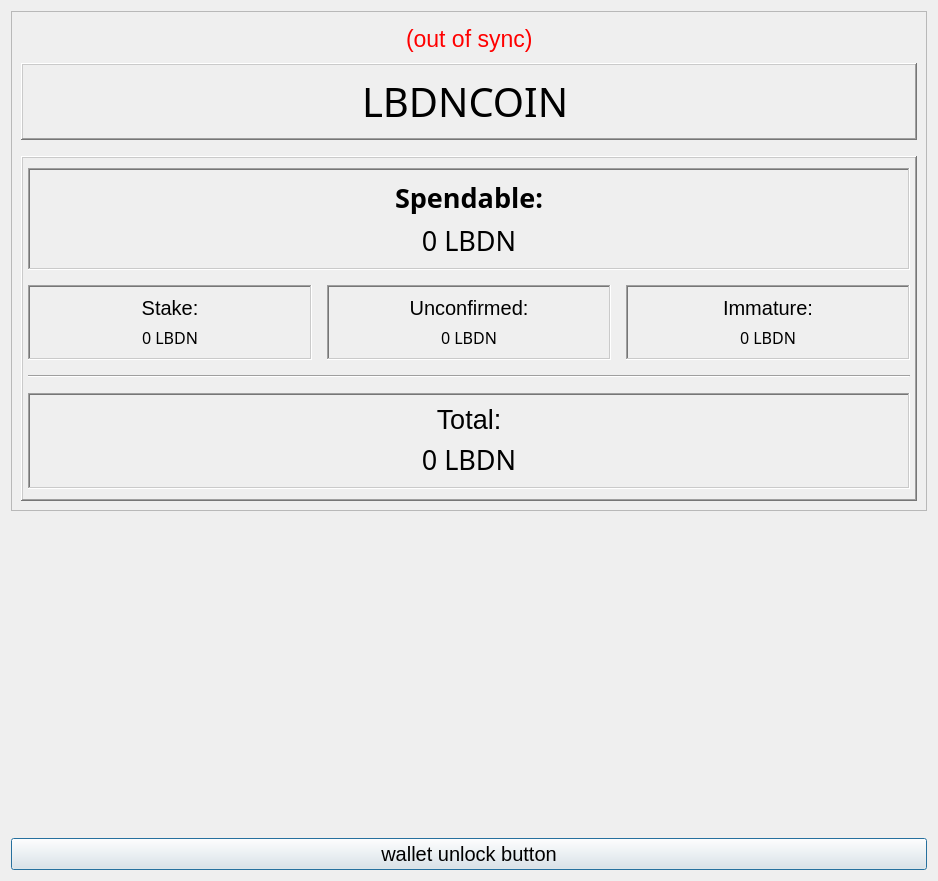
<?xml version="1.0" encoding="UTF-8"?>
<ui version="4.0">
 <class>OverviewPage</class>
 <widget class="QWidget" name="OverviewPage">
  <property name="geometry">
   <rect>
    <x>0</x>
    <y>0</y>
    <width>938</width>
    <height>881</height>
   </rect>
  </property>
  <property name="windowTitle">
   <string>Form</string>
  </property>
  <property name="styleSheet">
   <string notr="true"/>
  </property>
  <layout class="QHBoxLayout" name="horizontalLayout" stretch="0">
   <item>
    <layout class="QVBoxLayout" name="verticalLayout">
     <item>
      <widget class="QFrame" name="frame">
       <property name="frameShape">
        <enum>QFrame::StyledPanel</enum>
       </property>
       <property name="frameShadow">
        <enum>QFrame::Raised</enum>
       </property>
       <layout class="QVBoxLayout" name="verticalLayout_1">
        <item>
         <spacer name="verticalSpacer">
          <property name="orientation">
           <enum>Qt::Vertical</enum>
          </property>
          <property name="sizeType">
           <enum>QSizePolicy::Fixed</enum>
          </property>
          <property name="sizeHint" stdset="0">
           <size>
            <width>20</width>
            <height>5</height>
           </size>
          </property>
         </spacer>
        </item>
        <item>
         <layout class="QHBoxLayout" name="horizontalLayout_3">
          <item>
           <spacer name="horizontalSpacer_2">
            <property name="orientation">
             <enum>Qt::Horizontal</enum>
            </property>
            <property name="sizeHint" stdset="0">
             <size>
              <width>40</width>
              <height>20</height>
             </size>
            </property>
           </spacer>
          </item>
          <item>
           <widget class="QLabel" name="labelWalletStatus">
            <property name="font">
             <font>
              <pointsize>17</pointsize>
             </font>
            </property>
            <property name="toolTip">
             <string>The displayed information may be out of date. Your wallet automatically synchronizes with the LightBurden network after a connection is established, but this process has not completed yet.</string>
            </property>
            <property name="styleSheet">
             <string notr="true">QLabel { color: red; }</string>
            </property>
            <property name="text">
             <string notr="true">(out of sync)</string>
            </property>
            <property name="alignment">
             <set>Qt::AlignLeading|Qt::AlignLeft|Qt::AlignVCenter</set>
            </property>
           </widget>
          </item>
          <item>
           <spacer name="horizontalSpacer_4">
            <property name="orientation">
             <enum>Qt::Horizontal</enum>
            </property>
            <property name="sizeHint" stdset="0">
             <size>
              <width>40</width>
              <height>20</height>
             </size>
            </property>
           </spacer>
          </item>
         </layout>
        </item>
        <item>
         <spacer name="verticalSpacer_5">
          <property name="orientation">
           <enum>Qt::Vertical</enum>
          </property>
          <property name="sizeType">
           <enum>QSizePolicy::Fixed</enum>
          </property>
          <property name="sizeHint" stdset="0">
           <size>
            <width>20</width>
            <height>5</height>
           </size>
          </property>
         </spacer>
        </item>
        <item>
         <widget class="QFrame" name="QFramHeader">
          <property name="frameShape">
           <enum>QFrame::WinPanel</enum>
          </property>
          <property name="frameShadow">
           <enum>QFrame::Raised</enum>
          </property>
          <layout class="QHBoxLayout" name="horizontalLayout_4">
           <property name="sizeConstraint">
            <enum>QLayout::SetDefaultConstraint</enum>
           </property>
           <property name="leftMargin">
            <number>1</number>
           </property>
           <item>
            <spacer name="horizontalSpacer">
             <property name="orientation">
              <enum>Qt::Horizontal</enum>
             </property>
             <property name="sizeHint" stdset="0">
              <size>
               <width>40</width>
               <height>20</height>
              </size>
             </property>
            </spacer>
           </item>
           <item>
            <widget class="QLabel" name="label_5">
             <property name="font">
              <font>
               <family>Century Gothic</family>
               <pointsize>30</pointsize>
               <weight>50</weight>
               <italic>false</italic>
               <bold>false</bold>
              </font>
             </property>
             <property name="text">
              <string>LBDNCOIN</string>
             </property>
            </widget>
           </item>
           <item>
            <spacer name="horizontalSpacer_3">
             <property name="orientation">
              <enum>Qt::Horizontal</enum>
             </property>
             <property name="sizeType">
              <enum>QSizePolicy::Expanding</enum>
             </property>
             <property name="sizeHint" stdset="0">
              <size>
               <width>160</width>
               <height>20</height>
              </size>
             </property>
            </spacer>
           </item>
          </layout>
         </widget>
        </item>
        <item>
         <spacer name="verticalSpacer_3">
          <property name="orientation">
           <enum>Qt::Vertical</enum>
          </property>
          <property name="sizeType">
           <enum>QSizePolicy::Fixed</enum>
          </property>
          <property name="sizeHint" stdset="0">
           <size>
            <width>20</width>
            <height>10</height>
           </size>
          </property>
         </spacer>
        </item>
        <item>
         <widget class="QFrame" name="Q">
          <property name="frameShape">
           <enum>QFrame::WinPanel</enum>
          </property>
          <property name="frameShadow">
           <enum>QFrame::Raised</enum>
          </property>
          <property name="lineWidth">
           <number>5</number>
          </property>
          <property name="midLineWidth">
           <number>5</number>
          </property>
          <layout class="QGridLayout" name="gridLayout">
           <property name="sizeConstraint">
            <enum>QLayout::SetDefaultConstraint</enum>
           </property>
           <property name="leftMargin">
            <number>5</number>
           </property>
           <property name="topMargin">
            <number>10</number>
           </property>
           <property name="rightMargin">
            <number>5</number>
           </property>
           <property name="bottomMargin">
            <number>10</number>
           </property>
           <property name="spacing">
            <number>15</number>
           </property>
           <item row="2" column="0" colspan="3">
            <layout class="QVBoxLayout" name="verticalLayout_6">
             <item>
              <widget class="Line" name="line">
               <property name="orientation">
                <enum>Qt::Horizontal</enum>
               </property>
              </widget>
             </item>
            </layout>
           </item>
           <item row="0" column="0" colspan="3">
            <widget class="QFrame" name="QframeSpendable">
             <property name="frameShape">
              <enum>QFrame::WinPanel</enum>
             </property>
             <property name="frameShadow">
              <enum>QFrame::Sunken</enum>
             </property>
             <layout class="QVBoxLayout" name="verticalLayout_2">
              <item>
               <widget class="QLabel" name="label">
                <property name="font">
                 <font>
                  <family>Century Gothic</family>
                  <pointsize>20</pointsize>
                  <weight>75</weight>
                  <italic>false</italic>
                  <bold>true</bold>
                 </font>
                </property>
                <property name="styleSheet">
                 <string notr="true"/>
                </property>
                <property name="frameShape">
                 <enum>QFrame::NoFrame</enum>
                </property>
                <property name="frameShadow">
                 <enum>QFrame::Plain</enum>
                </property>
                <property name="text">
                 <string>Spendable:</string>
                </property>
                <property name="alignment">
                 <set>Qt::AlignCenter</set>
                </property>
               </widget>
              </item>
              <item>
               <widget class="QLabel" name="labelBalance">
                <property name="font">
                 <font>
                  <family>Century Gothic</family>
                  <pointsize>20</pointsize>
                  <weight>50</weight>
                  <italic>false</italic>
                  <bold>false</bold>
                 </font>
                </property>
                <property name="cursor">
                 <cursorShape>IBeamCursor</cursorShape>
                </property>
                <property name="toolTip">
                 <string>Your current spendable balance</string>
                </property>
                <property name="autoFillBackground">
                 <bool>false</bool>
                </property>
                <property name="styleSheet">
                 <string notr="true"/>
                </property>
                <property name="frameShape">
                 <enum>QFrame::NoFrame</enum>
                </property>
                <property name="text">
                 <string notr="true">0 LBDN</string>
                </property>
                <property name="alignment">
                 <set>Qt::AlignCenter</set>
                </property>
                <property name="wordWrap">
                 <bool>false</bool>
                </property>
                <property name="textInteractionFlags">
                 <set>Qt::LinksAccessibleByMouse|Qt::TextSelectableByKeyboard|Qt::TextSelectableByMouse</set>
                </property>
               </widget>
              </item>
             </layout>
            </widget>
           </item>
           <item row="1" column="0">
            <widget class="QFrame" name="QFrameStake">
             <property name="frameShape">
              <enum>QFrame::WinPanel</enum>
             </property>
             <property name="frameShadow">
              <enum>QFrame::Sunken</enum>
             </property>
             <layout class="QVBoxLayout" name="verticalLayout_3">
              <item>
               <widget class="QLabel" name="label_6">
                <property name="font">
                 <font>
                  <pointsize>15</pointsize>
                 </font>
                </property>
                <property name="text">
                 <string>Stake:</string>
                </property>
                <property name="alignment">
                 <set>Qt::AlignCenter</set>
                </property>
               </widget>
              </item>
              <item>
               <widget class="QLabel" name="labelStake">
                <property name="font">
                 <font>
                  <family>Century Gothic</family>
                  <pointsize>12</pointsize>
                  <weight>50</weight>
                  <italic>false</italic>
                  <bold>false</bold>
                 </font>
                </property>
                <property name="cursor">
                 <cursorShape>IBeamCursor</cursorShape>
                </property>
                <property name="toolTip">
                 <string>Total of coins that was staked, and do not yet count toward the current balance</string>
                </property>
                <property name="text">
                 <string notr="true">0 LBDN</string>
                </property>
                <property name="alignment">
                 <set>Qt::AlignCenter</set>
                </property>
                <property name="textInteractionFlags">
                 <set>Qt::LinksAccessibleByMouse|Qt::TextSelectableByKeyboard|Qt::TextSelectableByMouse</set>
                </property>
               </widget>
              </item>
             </layout>
            </widget>
           </item>
           <item row="1" column="2">
            <widget class="QFrame" name="QFrameImature">
             <property name="frameShape">
              <enum>QFrame::WinPanel</enum>
             </property>
             <property name="frameShadow">
              <enum>QFrame::Sunken</enum>
             </property>
             <layout class="QVBoxLayout" name="verticalLayout_5">
              <item>
               <widget class="QLabel" name="labelImmatureText">
                <property name="font">
                 <font>
                  <pointsize>15</pointsize>
                 </font>
                </property>
                <property name="text">
                 <string>Immature:</string>
                </property>
                <property name="alignment">
                 <set>Qt::AlignCenter</set>
                </property>
               </widget>
              </item>
              <item>
               <widget class="QLabel" name="labelImmature">
                <property name="font">
                 <font>
                  <family>Century Gothic</family>
                  <pointsize>12</pointsize>
                  <weight>50</weight>
                  <italic>false</italic>
                  <bold>false</bold>
                 </font>
                </property>
                <property name="toolTip">
                 <string>Mined balance that has not yet matured</string>
                </property>
                <property name="frameShape">
                 <enum>QFrame::NoFrame</enum>
                </property>
                <property name="text">
                 <string notr="true">0 LBDN</string>
                </property>
                <property name="alignment">
                 <set>Qt::AlignCenter</set>
                </property>
                <property name="textInteractionFlags">
                 <set>Qt::LinksAccessibleByMouse|Qt::TextSelectableByKeyboard|Qt::TextSelectableByMouse</set>
                </property>
               </widget>
              </item>
             </layout>
            </widget>
           </item>
           <item row="1" column="1">
            <widget class="QFrame" name="QFrameUncorfimed">
             <property name="frameShape">
              <enum>QFrame::WinPanel</enum>
             </property>
             <property name="frameShadow">
              <enum>QFrame::Sunken</enum>
             </property>
             <layout class="QVBoxLayout" name="verticalLayout_4">
              <item>
               <widget class="QLabel" name="label_3">
                <property name="font">
                 <font>
                  <pointsize>15</pointsize>
                 </font>
                </property>
                <property name="text">
                 <string>Unconfirmed:</string>
                </property>
                <property name="alignment">
                 <set>Qt::AlignCenter</set>
                </property>
               </widget>
              </item>
              <item>
               <widget class="QLabel" name="labelUnconfirmed">
                <property name="font">
                 <font>
                  <family>Century Gothic</family>
                  <pointsize>12</pointsize>
                  <weight>50</weight>
                  <italic>false</italic>
                  <bold>false</bold>
                 </font>
                </property>
                <property name="cursor">
                 <cursorShape>IBeamCursor</cursorShape>
                </property>
                <property name="toolTip">
                 <string>Total of transactions that have yet to be confirmed, and do not yet count toward the current balance</string>
                </property>
                <property name="text">
                 <string notr="true">0 LBDN</string>
                </property>
                <property name="alignment">
                 <set>Qt::AlignCenter</set>
                </property>
                <property name="textInteractionFlags">
                 <set>Qt::LinksAccessibleByMouse|Qt::TextSelectableByKeyboard|Qt::TextSelectableByMouse</set>
                </property>
               </widget>
              </item>
             </layout>
            </widget>
           </item>
           <item row="3" column="0" colspan="3">
            <widget class="QFrame" name="QFrameTotal">
             <property name="frameShape">
              <enum>QFrame::WinPanel</enum>
             </property>
             <property name="frameShadow">
              <enum>QFrame::Sunken</enum>
             </property>
             <layout class="QVBoxLayout" name="verticalLayout_7">
              <item>
               <widget class="QLabel" name="labelTotalText">
                <property name="font">
                 <font>
                  <pointsize>20</pointsize>
                 </font>
                </property>
                <property name="text">
                 <string>Total:</string>
                </property>
                <property name="alignment">
                 <set>Qt::AlignCenter</set>
                </property>
               </widget>
              </item>
              <item>
               <widget class="QLabel" name="labelTotal">
                <property name="font">
                 <font>
                  <family>Century Gothic</family>
                  <pointsize>20</pointsize>
                  <weight>50</weight>
                  <italic>false</italic>
                  <bold>false</bold>
                 </font>
                </property>
                <property name="cursor">
                 <cursorShape>IBeamCursor</cursorShape>
                </property>
                <property name="toolTip">
                 <string>Your current total balance</string>
                </property>
                <property name="text">
                 <string notr="true">0 LBDN</string>
                </property>
                <property name="alignment">
                 <set>Qt::AlignCenter</set>
                </property>
                <property name="textInteractionFlags">
                 <set>Qt::LinksAccessibleByMouse|Qt::TextSelectableByKeyboard|Qt::TextSelectableByMouse</set>
                </property>
               </widget>
              </item>
             </layout>
            </widget>
           </item>
          </layout>
         </widget>
        </item>
       </layout>
      </widget>
     </item>
     <item>
      <spacer name="verticalSpacer_2">
       <property name="orientation">
        <enum>Qt::Vertical</enum>
       </property>
       <property name="sizeHint" stdset="0">
        <size>
         <width>20</width>
         <height>40</height>
        </size>
       </property>
      </spacer>
     </item>
     <item>
      <widget class="QPushButton" name="unlockWalletButton">
       <property name="sizePolicy">
        <sizepolicy hsizetype="Minimum" vsizetype="Fixed">
         <horstretch>0</horstretch>
         <verstretch>0</verstretch>
        </sizepolicy>
       </property>
       <property name="maximumSize">
        <size>
         <width>16777214</width>
         <height>16777214</height>
        </size>
       </property>
       <property name="font">
        <font>
         <pointsize>15</pointsize>
        </font>
       </property>
       <property name="toolTip">
        <string/>
       </property>
       <property name="styleSheet">
        <string notr="true"/>
       </property>
       <property name="text">
        <string>wallet unlock button</string>
       </property>
       <property name="checkable">
        <bool>false</bool>
       </property>
       <property name="autoDefault">
        <bool>false</bool>
       </property>
       <property name="default">
        <bool>true</bool>
       </property>
       <property name="flat">
        <bool>false</bool>
       </property>
      </widget>
     </item>
    </layout>
   </item>
  </layout>
 </widget>
 <resources/>
 <connections/>
</ui>
